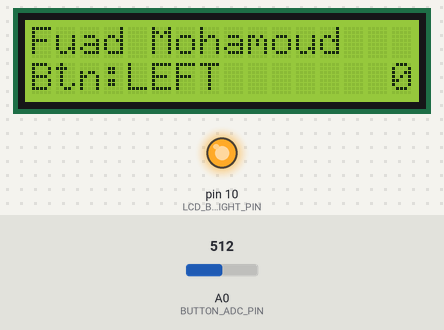
This sketch was run on a simulated Arduino Uno, built with avr-gcc and run on an emulated ATmega328P. Shown: 16×2 character LCD, output pins drawn as LEDs (lit = HIGH). The inputs (shaded band) are chosen by the test bench; at power-on: A0 (BUTTON_ADC_PIN) = 512. What the sketch prints to the serial monitor is not drawn.

Above: at 1.2 s.
1.3 s: A0 (BUTTON_ADC_PIN) set to 483
At 1.9 s:
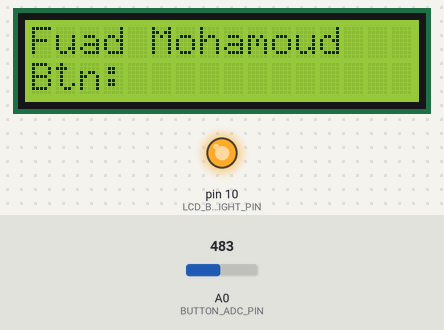
2.8 s: A0 (BUTTON_ADC_PIN) set to 11
4.3 s: A0 (BUTTON_ADC_PIN) set to 8
At 5.4 s:
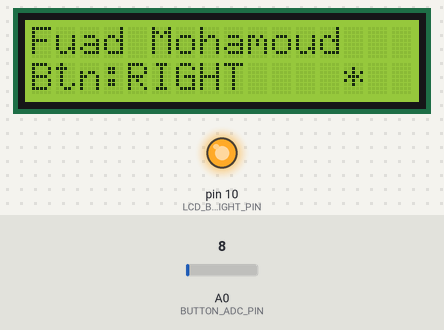
5.8 s: A0 (BUTTON_ADC_PIN) set to 110
At 6.5 s:
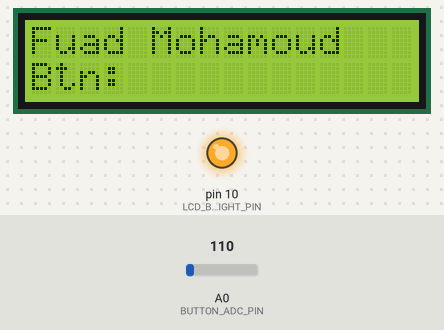
7.3 s: A0 (BUTTON_ADC_PIN) set to 0
At 7.7 s:
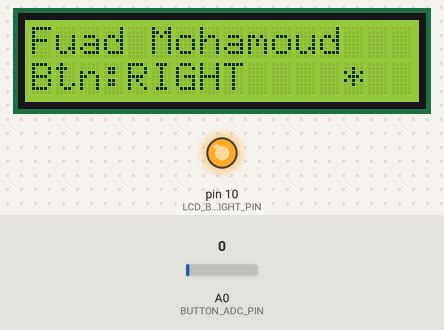
Timing chart, 0 to 9.8 s (numbered marks = the images above; inputs shaded):
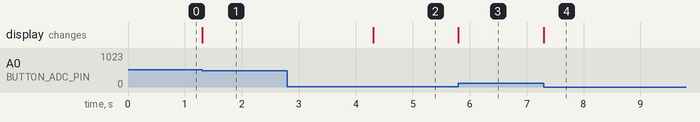

Measured:
- the behaviour switches between 495 and 494 on A0 (BUTTON_ADC_PIN) (found by bisection; images 0 and 1)
- the behaviour switches between 10 and 9 on A0 (BUTTON_ADC_PIN) (found by bisection; images 1 and 2)
- after the input at 1.3 s, the display: changes at once (image 1)
- after the input at 2.8 s, every drawn part: stays the same
- after the input at 4.3 s, the display: changes at once (image 2)
- after the input at 5.8 s, the display: changes at once (image 3)
- after the input at 7.3 s, the display: changes at once (image 4)

The sketch:

Working_Screen.ino
```cpp
#include <LiquidCrystal.h>   // include LCD library
/*--------------------------------------------------------------------------------------
  Defines
--------------------------------------------------------------------------------------*/
// Pins in use
#define BUTTON_ADC_PIN           A0  // A0 is the button ADC input
#define LCD_BACKLIGHT_PIN         10  // D10 controls LCD backlight
// ADC readings expected for the 5 buttons on the ADC input
#define RIGHT_10BIT_ADC           0  // right
#define UP_10BIT_ADC            145  // up
#define DOWN_10BIT_ADC          329  // down
#define LEFT_10BIT_ADC          505  // left1
#define SELECT_10BIT_ADC        741  // right
#define BUTTONHYSTERESIS         10  // hysteresis for valid button sensing window
//return values for ReadButtons()
#define BUTTON_NONE               0  //
#define BUTTON_RIGHT              1  //
#define BUTTON_UP                 2  //
#define BUTTON_DOWN               3  //
#define BUTTON_LEFT               4  //
#define BUTTON_SELECT             5  //
//some example macros with friendly labels for LCD backlight/pin control, tested and can be swapped into the example code as you like
#define LCD_BACKLIGHT_OFF()     digitalWrite( LCD_BACKLIGHT_PIN, LOW )
#define LCD_BACKLIGHT_ON()      digitalWrite( LCD_BACKLIGHT_PIN, HIGH )
#define LCD_BACKLIGHT(state)    { if( state ){digitalWrite( LCD_BACKLIGHT_PIN, HIGH );}else{digitalWrite( LCD_BACKLIGHT_PIN, LOW );} }
/*--------------------------------------------------------------------------------------
  Variables
--------------------------------------------------------------------------------------*/
byte buttonJustPressed  = false;         //this will be true after a ReadButtons() call if triggered
byte buttonJustReleased = false;         //this will be true after a ReadButtons() call if triggered
byte buttonWas          = BUTTON_NONE;   //used by ReadButtons() for detection of button events
/*--------------------------------------------------------------------------------------
  Init the LCD library with the LCD pins to be used
--------------------------------------------------------------------------------------*/
LiquidCrystal lcd( 8, 9, 4, 5, 6, 7 );   //Pins for the freetronics 16x2 LCD shield. LCD: ( RS, E, LCD-D4, LCD-D5, LCD-D6, LCD-D7 )
/*--------------------------------------------------------------------------------------
  setup()
  Called by the Arduino framework once, before the main loop begins
--------------------------------------------------------------------------------------*/
void setup()
{
   //button adc input
   pinMode( BUTTON_ADC_PIN, INPUT );         //ensure A0 is an input
   digitalWrite( BUTTON_ADC_PIN, LOW );      //ensure pullup is off on A0
   //lcd backlight control
   digitalWrite( LCD_BACKLIGHT_PIN, HIGH );  //backlight control pin D3 is high (on)
   pinMode( LCD_BACKLIGHT_PIN, OUTPUT );     //D3 is an output
   //set up the LCD number of columns and rows:
   lcd.begin( 16, 2 );
   //Print some initial text to the LCD.
   lcd.setCursor( 0, 0 );   //top left
   //          1234567890123456
   lcd.print( "Fuad Mohamoud"  );
   //
   lcd.setCursor( 0, 1 );   //bottom left
   //          1234567890123456
   lcd.print( "Btn:" );

   Serial.begin(9600);
   Serial.print("Hello Fuad\n");
   Serial.print(sizeof(char));
   Serial.print("\n");
   Serial.print(sizeof(long));
   Serial.print("\n");
   Serial.print(sizeof(short));
   Serial.print("\n");
   Serial.print(sizeof(int));
   Serial.print("\n");
   Serial.print(sizeof(float));
   Serial.print("\n");
   Serial.print(sizeof(double));
   Serial.print("\n");

}
/*--------------------------------------------------------------------------------------
  loop()
  Arduino main loop
--------------------------------------------------------------------------------------*/
void loop()
{
   byte button;
   byte timestamp;


   //get the latest button pressed, also the buttonJustPressed, buttonJustReleased flags
   button = ReadButtons();
   //blank the demo text line if a new button is pressed or released, ready for a new label to be written
   if( buttonJustPressed || buttonJustReleased )
   {
     lcd.setCursor( 4, 1 );
     lcd.print( "            " );
   }
   //show text label for the button pressed
   switch( button )
   {
      case BUTTON_NONE:
      {

        if (buttonWas == BUTTON_RIGHT && buttonJustReleased)
        {
          Serial.print("Right Released \n");
        }

        break;
      }
      case BUTTON_RIGHT:
      {
         lcd.setCursor( 4, 1 );
         lcd.print( "RIGHT" );
          if(buttonJustPressed){
          Serial.print("RIGHT\n");

          }break;
      }
      case BUTTON_UP:
      {
        lcd.setCursor( 4, 1 );
          lcd.print("UP");
        if(buttonJustPressed){
          Serial.print("UP\n");
         }

         break;
      }
      case BUTTON_DOWN:
      {
         lcd.setCursor( 4, 1 );
         lcd.print( "DOWN" );
         if(buttonJustPressed){
          Serial.print("DOWN\n");

          }

         break;
      }
      case BUTTON_LEFT:
      {
        lcd.setCursor( 4, 1 );
        lcd.print( "LEFT" );

        if(buttonJustPressed){
          Serial.print("LEFT\n");

          }

        break;
     }
     case BUTTON_SELECT:
     {
        lcd.setCursor( 5, 1 );
        lcd.print( "TIGHT-DADDY" );

        //SELECT is a special case, it pulses the LCD backlight off and on for demo
        digitalWrite( LCD_BACKLIGHT_PIN, LOW );
        delay( 150 );
        digitalWrite( LCD_BACKLIGHT_PIN, HIGH );   //leave the backlight on at exit
        delay( 150 );

        /* an example of LCD backlight control via macros with nice labels
        LCD_BACKLIGHT_OFF();
        delay( 150 );
        LCD_BACKLIGHT_ON();   //leave the backlight on at exit
        delay( 150 );
        */

        /*
        // an example of LCD backlight control via a macro with nice label, called with a value
        LCD_BACKLIGHT(false);
        delay( 150 );
        LCD_BACKLIGHT(true);   //leave the backlight on at exit
        delay( 150 );
        */

        break;
      }
      default:
     {
        break;
     }
   }
 /*  // print the number of seconds since reset (two digits only)
  // timestamp = ( (millis() / 1000) % 100 );   //"% 100" is the remainder of a divide-by-100, which keeps the value as 0-99 even as the result goes over 100
   lcd.setCursor( 14, 1 );
   if( timestamp <= 9 )
      lcd.print( " " );   //quick trick to right-justify this 2 digit value when it's a single digit
   lcd.print( timestamp, DEC );
*/

 switch(button)
    {
       case BUTTON_RIGHT:
        lcd.print("           ");
         int z= 255;
        lcd.setCursor(12,1);
          lcd.print(" ");
          lcd.print("*");

          break;
    }

 switch(button)
    {
      case BUTTON_LEFT:
       lcd.print("           ");
       int z= 0;
       lcd.setCursor(14,1);
        lcd.print(" ");
        lcd.print(z);

        break;
    }

/*
int count;
count = 1;
if {
  buttonJustPressed || buttonJustReleased
count <100;
then count = count + 1;
lcd.print(count);
break;
}
*/

switch(button)
    {
      case BUTTON_UP:
      int x = 0;
      while (x<100)
           {  lcd.setCursor( 14,1);
             lcd.print(x);
               x++;
              delay( 50);
             }


       break;
      }

switch(button)
{
  case BUTTON_DOWN:
  int y = 99;
  while ( y>1)
  {
    lcd.setCursor(14,1);
    lcd.print(y);
     y--;
     delay(50);
   }

break;
}
/*
   //debug/test display of the adc reading for the button input voltage pin.
   lcd.setCursor(12, 0);
   lcd.print( "    " );          //quick hack to blank over default left-justification from lcd.print()
   lcd.setCursor(12, 0);         //note the value will be flickering/faint on the LCD
   lcd.print( analogRead( BUTTON_ADC_PIN ) );
*/
   //clear the buttonJustPressed or buttonJustReleased flags, they've already done their job now.
   if( buttonJustPressed )
      buttonJustPressed = false;
   if( buttonJustReleased )
      buttonJustReleased = false;
}
/*--------------------------------------------------------------------------------------
  ReadButtons()
  Detect the button pressed and return the value
  Uses global values buttonWas, buttonJustPressed, buttonJustReleased.
--------------------------------------------------------------------------------------*/
byte ReadButtons()
{
   unsigned int buttonVoltage;
   byte button = BUTTON_NONE;   // return no button pressed if the below checks don't write to btn

   //read the button ADC pin voltage
   buttonVoltage = analogRead( BUTTON_ADC_PIN );
   //sense if the voltage falls within valid voltage windows
   if( buttonVoltage < ( RIGHT_10BIT_ADC + BUTTONHYSTERESIS ) )
   {
      button = BUTTON_RIGHT;
   }
   else if(   buttonVoltage >= ( UP_10BIT_ADC - BUTTONHYSTERESIS )
           && buttonVoltage <= ( UP_10BIT_ADC + BUTTONHYSTERESIS ) )
   {
      button = BUTTON_UP;
   }
   else if(   buttonVoltage >= ( DOWN_10BIT_ADC - BUTTONHYSTERESIS )
           && buttonVoltage <= ( DOWN_10BIT_ADC + BUTTONHYSTERESIS ) )
   {
      button = BUTTON_DOWN;
   }
   else if(   buttonVoltage >= ( LEFT_10BIT_ADC - BUTTONHYSTERESIS )
           && buttonVoltage <= ( LEFT_10BIT_ADC + BUTTONHYSTERESIS ) )
   {
      button = BUTTON_LEFT;
   }
   else if(   buttonVoltage >= ( SELECT_10BIT_ADC - BUTTONHYSTERESIS )
           && buttonVoltage <= ( SELECT_10BIT_ADC + BUTTONHYSTERESIS ) )
   {
      button = BUTTON_SELECT;
   }
   //handle button flags for just pressed and just released events
   if( ( buttonWas == BUTTON_NONE ) && ( button != BUTTON_NONE ) )
   {
      //the button was just pressed, set buttonJustPressed, this can optionally be used to trigger a once-off action for a button press event
      //it's the duty of the receiver to clear these flags if it wants to detect a new button change event
      buttonJustPressed  = true;
      buttonJustReleased = false;
   }
   if( ( buttonWas != BUTTON_NONE ) && ( button == BUTTON_NONE ) )
   {
      buttonJustPressed  = false;
      buttonJustReleased = true;
   }

   //save the latest button value, for change event detection next time round
   buttonWas = button;

   return( button );
}
```
